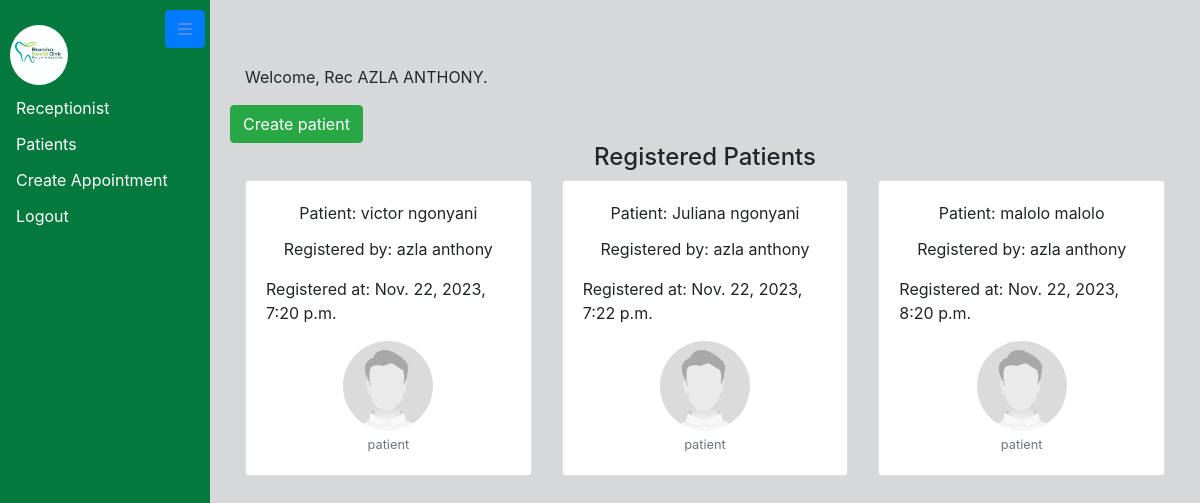
Screenshot of /dashboard/receptionist/ (signed in) with the database file from the repository.
### hospitalApp/models.py (models this page shows, shortened)
class CommonFields(models.Model):
    first_name = models.CharField(max_length=30)
    last_name = models.CharField(max_length=30)
    age = models.PositiveIntegerField()
    gender = models.CharField(max_length=10, choices=GENDER_CHOICES)
    address = models.TextField()
    phone = models.CharField(max_length=15)
    email = models.EmailField(unique=True)
    image = models.ImageField(upload_to='profile_images/', default='default/default.jpg')
    class Meta:
        abstract = True  # This is an abstract base class to share common fields

class Patient(CommonFields):
    body_weight = models.DecimalField(max_digits=5, decimal_places=2)  # Example: DecimalField for body weight
    blood_pressure = models.CharField(max_length=15)  # Example: CharField for blood pressure
    pressure = models.CharField(max_length=15)  # Example: CharField for pressure
    receptionist = models.ForeignKey(Specialist, on_delete=models.CASCADE, limit_choices_to={'area_of_specialist': 'Receptionist'})
    registration_time = models.DateTimeField(auto_now_add=True)
    treated_by = models.ForeignKey(Specialist, on_delete=models.CASCADE, limit_choices_to={'area_of_specialist': 'Doctor'}, related_name='patients_treated')
    treated = models.BooleanField(default=False)

class Specialist(CommonFields):
    user = models.OneToOneField(User, on_delete=models.CASCADE)
    area_of_specialist = models.CharField(max_length=50, choices=WORK_CHOICES)

### hospitalApp/decorators.py (the view)
    def _wrapped_view(request, *args, **kwargs):
        if request.user.is_authenticated and request.user.specialist.area_of_specialist == 'Receptionist':
            return view_func(request, *args, **kwargs)
        else:
            return HttpResponseForbidden("You don't have permission to access this page.")

### hospitalApp/views.py (called while the page is built)
@login_required
@receptionist_required
def receptionist_dashboard(request):
    patients = Patient.objects.all()
    return render(request, 'receptionist_dashboard.html', {'patients': patients})

### hospitalApp/templates/receptionist_dashboard.html (shortened to what this page needs)
{% extends "base.html" %}
{% block content %}
<div class="container img-card">
  {% if user.is_authenticated and user.specialist.area_of_specialist == 'Receptionist' %}
    <p class="list-font-weight">Welcome, Rec {{ user.first_name|upper }} {{ user.last_name|upper }}.</p>
  {% endif %}
  <div class="row">
    <a href="{% url 'patient-create' %}" class="btn btn-success">Create patient</a>
  </div>
    <h4 class="h-txt">Registered Patients</h4>
    <div class="row">
      {% for patient in patients %}
        <div class="col-md-4 mb-4">
          <div class="card  ">
            <div class="card-body">
              <p class="card-title">Patient: {{ patient.first_name }} {{ patient.last_name }}</p>
              <p class="card-text">Registered by: {{ patient.receptionist.first_name }} {{ patient.receptionist.last_name }}</p>
              <p class="card-text">Registered at: {{ patient.registration_time }}</p>
              <div style="text-align: center;">
                <img src="{{ patient.image.url }}" alt="{{ patient.first_name }} {{ patient.last_name }}" class="rounded-circle" style="max-width: 90px; max-height: 90px;">
              </div>
              <div style="text-align: center;">
                <small class="text-muted">patient</small>
              </div>
            </div>
          </div>
        </div>
      {% endfor %}
    </div>
  </div>
{% endblock %}

### templates/base.html (style rules this page uses)
body { background-color: #d7d8da; padding-top: 40px; margin: 0; }

### hospitalApp/templates/receptionist_dashboard.html (style rules this page uses)
.img-card { padding-top: 5px; }
.card-body { display: flex; flex-direction: column; align-items: center; justify-content: space-between; height: 100%; }
.h-txt { text-align: center; }

### rows the page displays
Patient: first_name "victor", last_name "ngonyani", receptionist.first_name "azla", receptionist.last_name "anthony", registration_time "Nov. 22, 2023, 7:20 p.m.", image (placeholder picture)
Patient: first_name "Juliana", last_name "ngonyani", receptionist.first_name "azla", receptionist.last_name "anthony", registration_time "Nov. 22, 2023, 7:22 p.m.", image (placeholder picture)
Patient: first_name "malolo", last_name "malolo", receptionist.first_name "azla", receptionist.last_name "anthony", registration_time "Nov. 22, 2023, 8:20 p.m.", image (placeholder picture)

### other values shown
{{ user.first_name|upper }} "AZLA"
{{ user.last_name|upper }} "ANTHONY"
